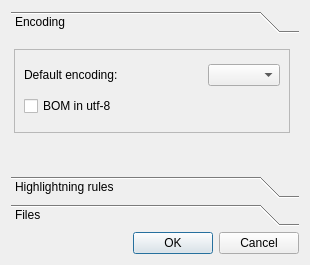
<ui version="4.0" >
 <class>PyKsettings</class>
 <widget class="QDialog" name="PyKsettings" >
  <property name="geometry" >
   <rect>
    <x>0</x>
    <y>0</y>
    <width>310</width>
    <height>265</height>
   </rect>
  </property>
  <property name="windowTitle" >
   <string>Dialog</string>
  </property>
  <layout class="QHBoxLayout" >
   <item>
    <layout class="QVBoxLayout" >
     <item>
      <widget class="QToolBox" name="toolBox" >
       <property name="currentIndex" >
        <number>0</number>
       </property>
       <widget class="QWidget" name="page" >
        <property name="geometry" >
         <rect>
          <x>0</x>
          <y>0</y>
          <width>290</width>
          <height>108</height>
         </rect>
        </property>
        <attribute name="label" >
         <string>Encoding</string>
        </attribute>
        <attribute name="icon" >
         <iconset resource="pyedit.qrc" >:/Images/crystal/configure.png</iconset>
        </attribute>
        <widget class="QFrame" name="frame" >
         <property name="geometry" >
          <rect>
           <x>3</x>
           <y>10</y>
           <width>276</width>
           <height>84</height>
          </rect>
         </property>
         <property name="frameShape" >
          <enum>QFrame::StyledPanel</enum>
         </property>
         <property name="frameShadow" >
          <enum>QFrame::Raised</enum>
         </property>
         <widget class="QWidget" name="layoutWidget" >
          <property name="geometry" >
           <rect>
            <x>10</x>
            <y>11</y>
            <width>256</width>
            <height>62</height>
           </rect>
          </property>
          <layout class="QVBoxLayout" >
           <item>
            <layout class="QHBoxLayout" >
             <item>
              <widget class="QLabel" name="label" >
               <property name="text" >
                <string>Default encoding:</string>
               </property>
              </widget>
             </item>
             <item>
              <spacer>
               <property name="orientation" >
                <enum>Qt::Horizontal</enum>
               </property>
               <property name="sizeHint" >
                <size>
                 <width>40</width>
                 <height>20</height>
                </size>
               </property>
              </spacer>
             </item>
             <item>
              <widget class="QComboBox" name="encodeCombo" />
             </item>
            </layout>
           </item>
           <item>
            <widget class="QCheckBox" name="bom_checkBox" >
             <property name="text" >
              <string>BOM in utf-8</string>
             </property>
            </widget>
           </item>
          </layout>
         </widget>
        </widget>
       </widget>
       <widget class="QWidget" name="page_2" >
        <property name="geometry" >
         <rect>
          <x>0</x>
          <y>0</y>
          <width>290</width>
          <height>108</height>
         </rect>
        </property>
        <attribute name="label" >
         <string>Highlightning rules</string>
        </attribute>
        <attribute name="icon" >
         <iconset resource="pyedit.qrc" >:/Images/crystal/plugins/cell_32.png</iconset>
        </attribute>
       </widget>
       <widget class="QWidget" name="page_3" >
        <property name="geometry" >
         <rect>
          <x>0</x>
          <y>0</y>
          <width>96</width>
          <height>26</height>
         </rect>
        </property>
        <attribute name="label" >
         <string>Files</string>
        </attribute>
        <attribute name="icon" >
         <iconset resource="pyedit.qrc" >:/Images/crystal/fileopen.png</iconset>
        </attribute>
       </widget>
      </widget>
     </item>
     <item>
      <widget class="QDialogButtonBox" name="buttonBox" >
       <property name="orientation" >
        <enum>Qt::Horizontal</enum>
       </property>
       <property name="standardButtons" >
        <set>QDialogButtonBox::Cancel|QDialogButtonBox::NoButton|QDialogButtonBox::Ok</set>
       </property>
      </widget>
     </item>
    </layout>
   </item>
  </layout>
 </widget>
 <resources>
  <include location="pyedit.qrc" />
 </resources>
 <connections>
  <connection>
   <sender>buttonBox</sender>
   <signal>accepted()</signal>
   <receiver>PyKsettings</receiver>
   <slot>accept()</slot>
   <hints>
    <hint type="sourcelabel" >
     <x>248</x>
     <y>254</y>
    </hint>
    <hint type="destinationlabel" >
     <x>157</x>
     <y>274</y>
    </hint>
   </hints>
  </connection>
  <connection>
   <sender>buttonBox</sender>
   <signal>rejected()</signal>
   <receiver>PyKsettings</receiver>
   <slot>reject()</slot>
   <hints>
    <hint type="sourcelabel" >
     <x>316</x>
     <y>260</y>
    </hint>
    <hint type="destinationlabel" >
     <x>286</x>
     <y>274</y>
    </hint>
   </hints>
  </connection>
 </connections>
</ui>
